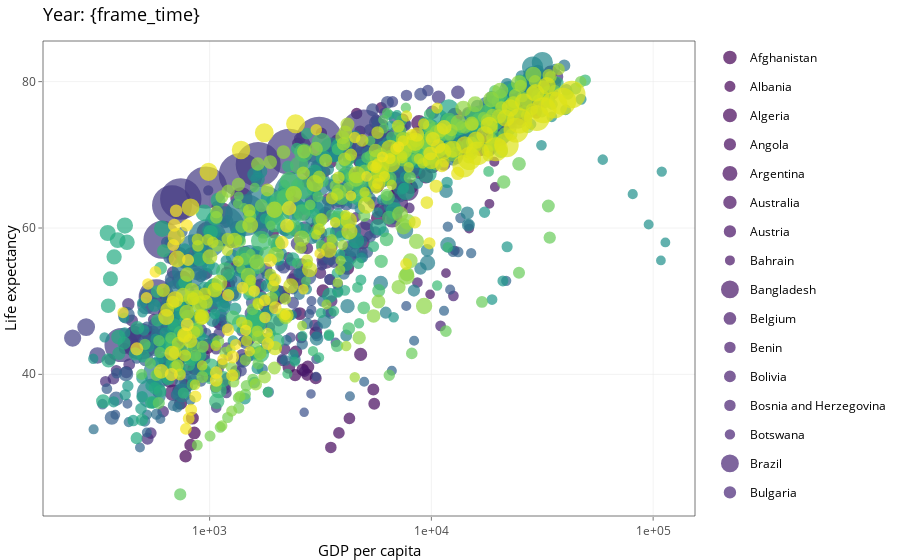

The notebook cell saved with this chart:
### Markdown cell above
Now we'll generate the GIF.

### Code cell
p + transition_time(year) +
  labs(title = "Year: {frame_time}")
anim_save(file.path('.','Plots',"GM1.gif"), animation = last_animation())
